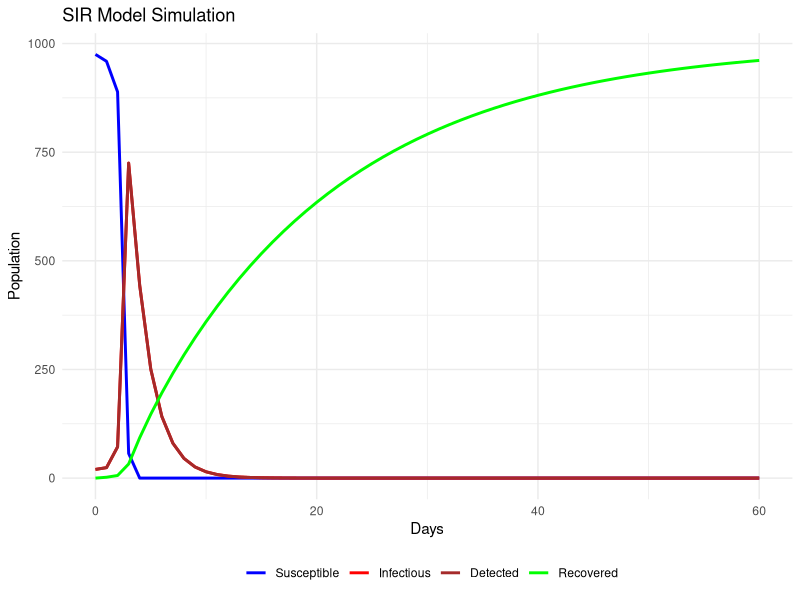

Source code (R):
## ---- chunk 1
knitr::opts_chunk$set(echo = TRUE)
## ---- chunk 2

library(deSolve)
library(ggplot2)
library(reshape2)
library(MASS)

## ---- chunk 3

# Define base parameters 
base_params <- c(
  beta = 0.00008,         # Transmission rate (source=https://www.frontiersin.org/journals/public-health/articles/10.3389/fpubh.2023.1101436/full)
  gamma_I = 0.07,        # Recovery rate for those who were infectious and remained on the general population
  sigma = 0.5,            #Detection rate
  gamma_Id = 0.056        # Recovery rate for thise who were detected
  
)

# Define initial state
initial_state <- c(
  S = 975,        # Susceptible
  I = 20,         # Infectious
  Id = 5,         #Detected population
  R = 0         # Recovered
)

# Define the time sequence for the first 2 years
times <- seq(0, 60, by = 1)

# Function to run the model
run_model <- function(params) {
  model <- function(t, state, parameters) {
    with(as.list(c(state, parameters)), {
      dS <- -beta * S * I*Id
      dI <- beta * S * I*Id - gamma_I * I - sigma*I
      dId <- sigma*I - gamma_Id *Id
      dR <- gamma_I * I + gamma_Id *Id
      
      return(list(c(dS, dI, dId, dR)))
    })
  }
  
  # Run the model
  output <- ode(y = initial_state, times = times, func = model, parms = params)
  
  return(as.data.frame(output))
}

# Run the model
output <- run_model(base_params)

output


# Rename columns for clarity
colnames(output) <- c("time", "Susceptible", "Infectious","Detected", "Recovered")

# Plot the results
ggplot(data = output, aes(x = time)) +
  geom_line(aes(y = Susceptible, color = "Susceptible"), size = 1) +
  geom_line(aes(y = Infectious, color = "Infectious"), size = 1) +
  geom_line(aes(y = Infectious, color = "Detected"), size = 1) +
  geom_line(aes(y = Recovered, color = "Recovered"), size = 1) +
  labs(title = "SIR Model Simulation", x = "Days", y = "Population") +
  scale_color_manual("", 
                     breaks = c("Susceptible", "Infectious", "Detected","Recovered"),
                     values = c("blue", "red","brown", "green")) +
  theme_minimal() +
  theme(legend.position = "bottom")
